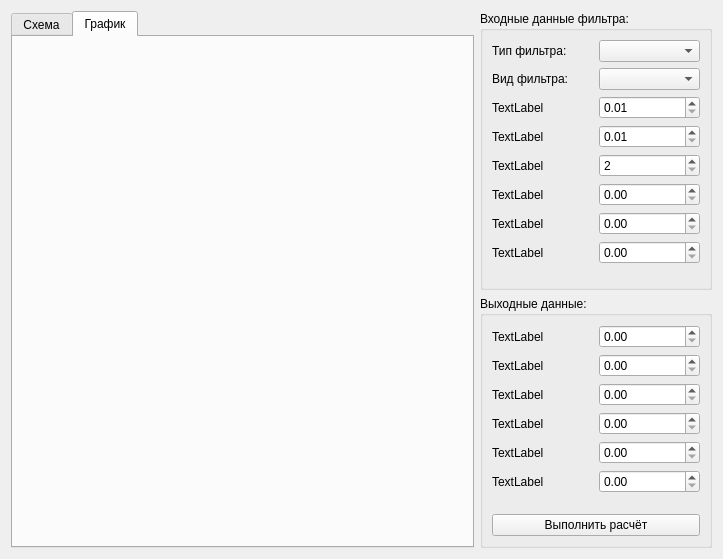
<?xml version="1.0" encoding="UTF-8"?>
<ui version="4.0">
 <class>Filters</class>
 <widget class="QWidget" name="Filters">
  <property name="geometry">
   <rect>
    <x>0</x>
    <y>0</y>
    <width>723</width>
    <height>559</height>
   </rect>
  </property>
  <property name="windowTitle">
   <string>Form</string>
  </property>
  <layout class="QGridLayout" name="gridLayout">
   <item row="0" column="0">
    <layout class="QHBoxLayout" name="horizontalLayout" stretch="2,1">
     <item>
      <widget class="QTabWidget" name="tabWidget">
       <property name="currentIndex">
        <number>1</number>
       </property>
       <widget class="QWidget" name="tab">
        <attribute name="title">
         <string>Схема</string>
        </attribute>
       </widget>
       <widget class="QWidget" name="tab_2">
        <attribute name="title">
         <string>График</string>
        </attribute>
        <layout class="QGridLayout" name="gridLayout_4">
         <item row="0" column="0">
          <layout class="QVBoxLayout" name="ChartsLayout"/>
         </item>
        </layout>
       </widget>
      </widget>
     </item>
     <item>
      <layout class="QVBoxLayout" name="verticalLayout">
       <item>
        <widget class="QGroupBox" name="groupBox">
         <property name="title">
          <string>Входные данные фильтра:</string>
         </property>
         <layout class="QGridLayout" name="gridLayout_2">
          <item row="0" column="0">
           <layout class="QVBoxLayout" name="verticalLayout_7">
            <item>
             <layout class="QHBoxLayout" name="horizontalLayout_4">
              <item>
               <widget class="QLabel" name="Label_Type">
                <property name="text">
                 <string>Тип фильтра:</string>
                </property>
               </widget>
              </item>
              <item>
               <widget class="QComboBox" name="ComboBox_Type"/>
              </item>
             </layout>
            </item>
            <item>
             <layout class="QHBoxLayout" name="horizontalLayout_7">
              <item>
               <widget class="QLabel" name="Label_View">
                <property name="text">
                 <string>Вид фильтра:</string>
                </property>
               </widget>
              </item>
              <item>
               <widget class="QComboBox" name="ComboBox_View"/>
              </item>
             </layout>
            </item>
            <item>
             <layout class="QVBoxLayout" name="verticalLayout_6">
              <item>
               <layout class="QHBoxLayout" name="horizontalLayout_3">
                <item>
                 <layout class="QVBoxLayout" name="verticalLayout_5">
                  <item>
                   <widget class="QLabel" name="Label_InPut1">
                    <property name="text">
                     <string>TextLabel</string>
                    </property>
                   </widget>
                  </item>
                  <item>
                   <widget class="QLabel" name="Label_InPut2">
                    <property name="text">
                     <string>TextLabel</string>
                    </property>
                   </widget>
                  </item>
                  <item>
                   <widget class="QLabel" name="Label_InPut3">
                    <property name="text">
                     <string>TextLabel</string>
                    </property>
                   </widget>
                  </item>
                 </layout>
                </item>
                <item>
                 <layout class="QVBoxLayout" name="verticalLayout_4">
                  <item>
                   <widget class="QDoubleSpinBox" name="DoubleSpinBoxF_InPut1">
                    <property name="minimum">
                     <double>0.010000000000000</double>
                    </property>
                   </widget>
                  </item>
                  <item>
                   <widget class="QDoubleSpinBox" name="DoubleSpinBoxF_InPut2">
                    <property name="minimum">
                     <double>0.010000000000000</double>
                    </property>
                   </widget>
                  </item>
                  <item>
                   <widget class="QSpinBox" name="IntSpinBoxF_InPut3">
                    <property name="minimum">
                     <number>2</number>
                    </property>
                    <property name="maximum">
                     <number>6</number>
                    </property>
                   </widget>
                  </item>
                 </layout>
                </item>
               </layout>
              </item>
              <item>
               <layout class="QHBoxLayout" name="horizontalLayout_2">
                <item>
                 <layout class="QVBoxLayout" name="verticalLayout_3">
                  <item>
                   <widget class="QLabel" name="Label_InPut4">
                    <property name="text">
                     <string>TextLabel</string>
                    </property>
                   </widget>
                  </item>
                  <item>
                   <widget class="QLabel" name="Label_InPut5">
                    <property name="text">
                     <string>TextLabel</string>
                    </property>
                   </widget>
                  </item>
                  <item>
                   <widget class="QLabel" name="Label_InPut6">
                    <property name="text">
                     <string>TextLabel</string>
                    </property>
                   </widget>
                  </item>
                 </layout>
                </item>
                <item>
                 <layout class="QVBoxLayout" name="verticalLayout_2">
                  <item>
                   <widget class="QDoubleSpinBox" name="DoubleSpinBoxF_InPut4"/>
                  </item>
                  <item>
                   <widget class="QDoubleSpinBox" name="DoubleSpinBoxF_InPut5"/>
                  </item>
                  <item>
                   <widget class="QDoubleSpinBox" name="DoubleSpinBoxF_InPut6"/>
                  </item>
                 </layout>
                </item>
               </layout>
              </item>
             </layout>
            </item>
           </layout>
          </item>
          <item row="1" column="0">
           <spacer name="verticalSpacer">
            <property name="orientation">
             <enum>Qt::Vertical</enum>
            </property>
            <property name="sizeHint" stdset="0">
             <size>
              <width>20</width>
              <height>40</height>
             </size>
            </property>
           </spacer>
          </item>
         </layout>
        </widget>
       </item>
       <item>
        <widget class="QGroupBox" name="groupBox_2">
         <property name="title">
          <string>Выходные данные:</string>
         </property>
         <layout class="QGridLayout" name="gridLayout_3">
          <item row="0" column="0">
           <layout class="QVBoxLayout" name="verticalLayout_12">
            <item>
             <layout class="QHBoxLayout" name="horizontalLayout_5">
              <item>
               <layout class="QVBoxLayout" name="verticalLayout_9">
                <item>
                 <widget class="QLabel" name="Label_OutPut1">
                  <property name="text">
                   <string>TextLabel</string>
                  </property>
                 </widget>
                </item>
                <item>
                 <widget class="QLabel" name="Label_OutPut2">
                  <property name="text">
                   <string>TextLabel</string>
                  </property>
                 </widget>
                </item>
                <item>
                 <widget class="QLabel" name="Label_OutPut3">
                  <property name="text">
                   <string>TextLabel</string>
                  </property>
                 </widget>
                </item>
               </layout>
              </item>
              <item>
               <layout class="QVBoxLayout" name="verticalLayout_8">
                <item>
                 <widget class="QDoubleSpinBox" name="DoubleSpinBoxF_OutPut1"/>
                </item>
                <item>
                 <widget class="QDoubleSpinBox" name="DoubleSpinBoxF_OutPut2"/>
                </item>
                <item>
                 <widget class="QDoubleSpinBox" name="DoubleSpinBoxF_OutPut3"/>
                </item>
               </layout>
              </item>
             </layout>
            </item>
            <item>
             <layout class="QHBoxLayout" name="horizontalLayout_6">
              <item>
               <layout class="QVBoxLayout" name="verticalLayout_11">
                <item>
                 <widget class="QLabel" name="Label_OutPut4">
                  <property name="text">
                   <string>TextLabel</string>
                  </property>
                 </widget>
                </item>
                <item>
                 <widget class="QLabel" name="Label_OutPut5">
                  <property name="text">
                   <string>TextLabel</string>
                  </property>
                 </widget>
                </item>
                <item>
                 <widget class="QLabel" name="Label_OutPut6">
                  <property name="text">
                   <string>TextLabel</string>
                  </property>
                 </widget>
                </item>
               </layout>
              </item>
              <item>
               <layout class="QVBoxLayout" name="verticalLayout_10">
                <item>
                 <widget class="QDoubleSpinBox" name="DoubleSpinBoxF_OutPut4"/>
                </item>
                <item>
                 <widget class="QDoubleSpinBox" name="DoubleSpinBoxF_OutPut5"/>
                </item>
                <item>
                 <widget class="QDoubleSpinBox" name="DoubleSpinBoxF_OutPut6"/>
                </item>
               </layout>
              </item>
             </layout>
            </item>
           </layout>
          </item>
          <item row="1" column="0">
           <spacer name="verticalSpacer_2">
            <property name="orientation">
             <enum>Qt::Vertical</enum>
            </property>
            <property name="sizeHint" stdset="0">
             <size>
              <width>20</width>
              <height>40</height>
             </size>
            </property>
           </spacer>
          </item>
          <item row="2" column="0">
           <widget class="QPushButton" name="PushButton_Calculate">
            <property name="text">
             <string>Выполнить расчёт</string>
            </property>
           </widget>
          </item>
         </layout>
        </widget>
       </item>
      </layout>
     </item>
    </layout>
   </item>
  </layout>
 </widget>
 <resources/>
 <connections/>
</ui>
